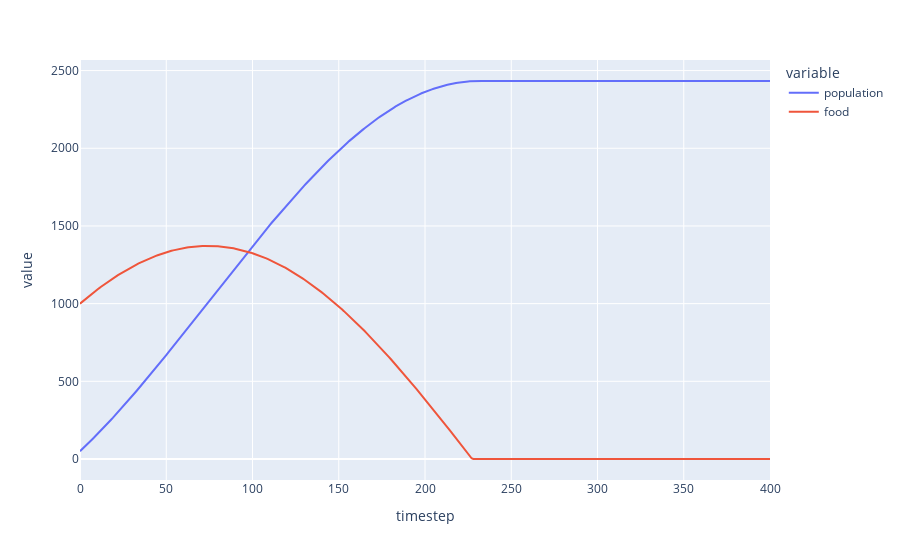

Here is the notebook cell this chart was saved with:
### Code cell
df.plot(kind='line', x='timestep', y=['population','food'])

### Figure 1 — Plotly figure (JSON) as saved in the notebook; plotly's stock layout.template omitted (floating-point values rounded to 4 significant figures; data arrays with more than 128 entries replaced by an {"elided": "..."} marker saying what was removed)
{"data": [{"hovertemplate": "variable=population<br>timestep=%{x}<br>value=%{y}<extra></extra>", "legendgroup": "population", "line": {"color": "#636efa", "dash": "solid"}, "mode": "lines", "name": "population", "orientation": "v", "showlegend": true, "type": "scatter", "x": {"elided": "401 int values"}, "xaxis": "x", "y": {"elided": "401 int values"}, "yaxis": "y"}, {"hovertemplate": "variable=food<br>timestep=%{x}<br>value=%{y}<extra></extra>", "legendgroup": "food", "line": {"color": "#EF553B", "dash": "solid"}, "mode": "lines", "name": "food", "orientation": "v", "showlegend": true, "type": "scatter", "x": {"elided": "401 int values"}, "xaxis": "x", "y": {"elided": "401 float values"}, "yaxis": "y"}], "layout": {"legend": {"title": {"text": "variable"}, "tracegroupgap": 0}, "margin": {"t": 60}, "xaxis": {"anchor": "y", "domain": [0, 1], "title": {"text": "timestep"}}, "yaxis": {"anchor": "x", "domain": [0, 1], "title": {"text": "value"}}}}
